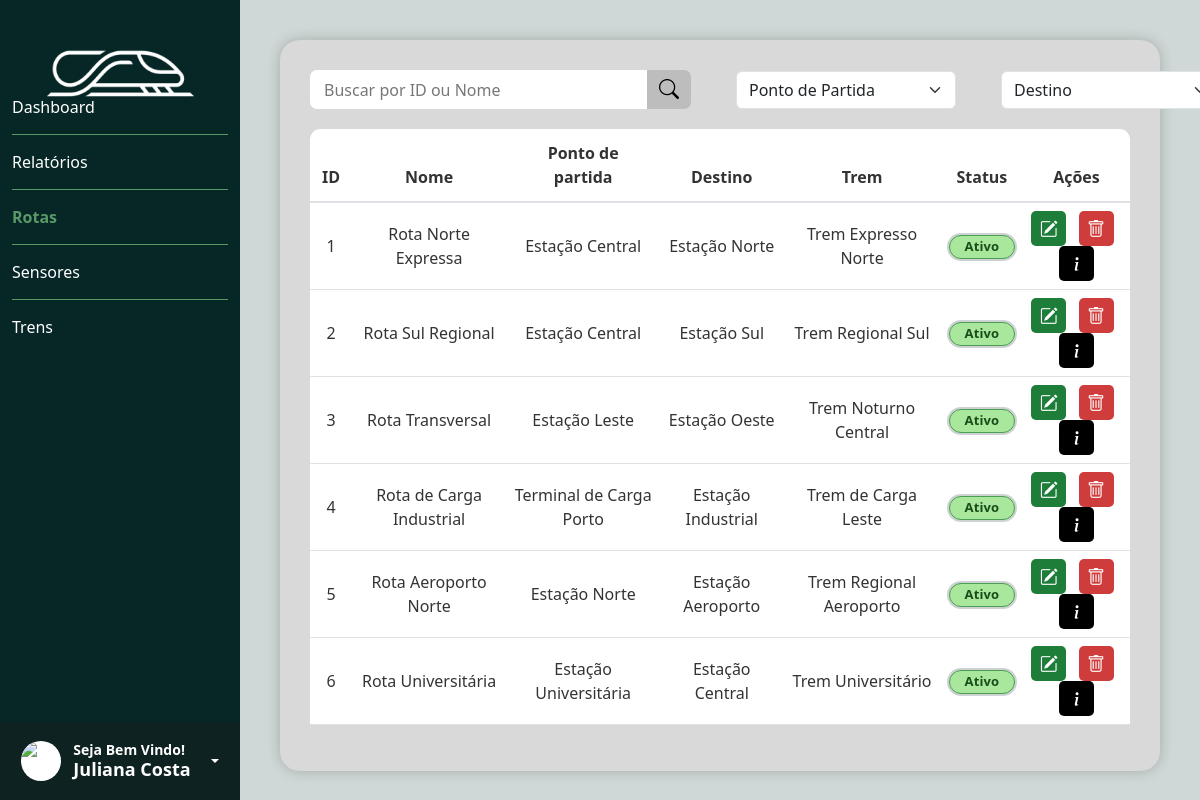
/public/tela_rotas.php?status=Ativo (signed in), run on the app's committed database.
### tables this page shows
CREATE TABLE rotas (
    rota_id INT AUTO_INCREMENT PRIMARY KEY,
    ponto_partida VARCHAR(155) NOT NULL,
    ponto_chegada VARCHAR(155) NOT NULL,
    nome VARCHAR(155) NOT NULL,
    trem_id INT NOT NULL,
    descricao TEXT,
    status VARCHAR(20) NOT NULL DEFAULT 'Ativo',
    data_criacao DATETIME NOT NULL DEFAULT CURRENT_TIMESTAMP,
    FOREIGN KEY (trem_id) REFERENCES trens(trem_id)
);

CREATE TABLE trens (
    trem_id INT NOT NULL AUTO_INCREMENT PRIMARY KEY,
    nome_trem VARCHAR(155) NOT NULL,
    responsavel_id INT NOT NULL,
    FOREIGN KEY (responsavel_id) REFERENCES usuarios(usuario_id)
);

### public/tela_rotas.php (the view, shortened to what this page needs)
<?php
require_once "../infra/conexao.php";
$usuarioNome = $_SESSION['usuario_nome'] ?? 'Usuário';
$statusParametro = $_GET['status'] ?? '';
$statusFiltro = is_string($statusParametro) ? trim($statusParametro) : '';
$sql_rotas = "SELECT r.rota_id, r.nome, r.ponto_partida, r.ponto_chegada, r.descricao, r.status, r.trem_id, t.nome_trem
    FROM rotas r
    LEFT JOIN trens t ON t.trem_id = r.trem_id
    WHERE (? = '' OR r.status = ?)
    ORDER BY r.rota_id ASC";
$stmt_rotas = mysqli_prepare($conexao, $sql_rotas);
mysqli_stmt_bind_param($stmt_rotas, 'ss', $statusFiltro, $statusFiltro);
if (!mysqli_stmt_execute($stmt_rotas)) {
    error_log('Erro ao consultar rotas: ' . mysqli_stmt_error($stmt_rotas));
    http_response_code(500);
    die('Não foi possível carregar as rotas.');
}
$resultado_rotas = mysqli_stmt_get_result($stmt_rotas);
$rotasBanco = [];
if ($resultado_rotas) {
    while ($row = mysqli_fetch_assoc($resultado_rotas)) {
        $rotasBanco[] = [
            'rota_id' => $row['rota_id'] ?? '',
            'nome' => $row['nome'] ?? '',
            'ponto_partida' => $row['ponto_partida'] ?? '',
            'ponto_chegada' => $row['ponto_chegada'] ?? '',
            'descricao' => $row['descricao'] ?? '',
            'status' => $row['status'] ?? '',
            'trem_id' => $row['trem_id'] ?? '',
            'nome_trem' => $row['nome_trem'] ?? '',
        ];
    }
}
?>
<!DOCTYPE html>
<html lang="pt-br">
<head>
    <link href="https://cdn.jsdelivr.net/npm/bootstrap@5.3.8/dist/css/bootstrap.min.css" rel="stylesheet">
    <link rel="stylesheet" href="https://cdn.jsdelivr.net/npm/bootstrap-icons@1.11.3/font/bootstrap-icons.min.css">
    <link rel="stylesheet" href="../assets/style/style.css">
</head>
<body>
    <main>
        <nav class="nav1">
            <img src="../assets/img/logo.svg" alt="logo" class="logo">
            <ul class="ul1">
                <li class="lista1" id="li1"><a href="dashboard.php" class="lista1">Dashboard</a></li>
                <hr class="hr1 opacity-100">
                <li class="lista1" id="li1"><a href="tela_relatorios.php" class="lista1">Relatórios</a></li>
                <hr class="hr1 opacity-100">
                <li class="lista" id="li1"><a href="tela_rotas.php" class="lista">Rotas</a></li>
                <hr class="hr1 opacity-100">
                <li class="lista1" id="li1"><a href="tela_sensores.php" class="lista1">Sensores</a></li>
                <hr class="hr1 opacity-100">
                <li class="lista1" id="li1"><a href="tela_trens.php" class="lista1">Trens</a></li>
            </ul>
            <div class="dropdown">
                <div class="box_usuario dropdown-toggle" data-bs-toggle="dropdown" aria-expanded="false" role="button">
                    <div class="img_usuario">
                        <img src="../assets/img/usuario.png" alt="usuario" class="img-fluid">
                    </div>
                    <div class="h3">
                        <h3 class="h3_1">Seja Bem Vindo!</h3>
                        <h3 class="h3_2"><?php echo htmlspecialchars($usuarioNome); ?></h3>
                    </div>
                </div>
            </div>
        </nav>
        <section class="conteudo">
            <div class="card_usuarios">
                <div class="barra_busca mb-3">
                    <div class="barra_busca_filtro">
                        <div class="input-group dashboard-busca">
                            <input id="input_busca_rota" type="text" class="form-control dashboard-input" placeholder="Buscar por ID ou Nome">
                            <button id="btn_busca_rota" class="btn dashboard-btn-busca" type="button" aria-label="Buscar rota">
                                <i class="bi bi-search"></i>
                            </button>
                        </div>
                        <div class="filtro_busca">
                            <select id="filtro_partida_rota" class="form-select filtro_busca_select">
                                <option value="">Ponto de Partida</option>
                            </select>
                        </div>
                        <div class="filtro_busca">
                            <select id="filtro_destino_rota" class="form-select filtro_busca_select">
                                <option value="">Destino</option>
                            </select>
                        </div>
                    </div>
                </div>
                <table class="table">
                    <thead>
                        <tr>
                            <th>ID</th>
                            <th>Nome</th>
                            <th>Ponto de partida</th>
                            <th>Destino</th>
                            <th>Trem</th>
                            <th>Status</th>
                            <th>Ações</th>
                        </tr>
                    </thead>
                    <tbody>
                        <?php if (!empty($rotasBanco)): ?>
                            <?php foreach ($rotasBanco as $rota): ?>
                                <?php
                                $statusClasse = 'ativo';
                                $nomeTrem = $rota['nome_trem'] ?? 'Trem não informado';
                                ?>
                                <tr data-rota-id="<?= (int) ($rota['rota_id'] ?? 0); ?>">
                                    <td><?= htmlspecialchars((string) ($rota['rota_id'] ?? '')) ?></td>
                                    <td><?= htmlspecialchars((string) ($rota['nome'] ?? '')) ?></td>
                                    <td><?= htmlspecialchars((string) ($rota['ponto_partida'] ?? '')) ?></td>
                                    <td><?= htmlspecialchars((string) ($rota['ponto_chegada'] ?? '')) ?></td>
                                    <td><?= htmlspecialchars((string) $nomeTrem) ?></td>
                                    <td>
                                        <a class="trens-card-status rota-status-filtro <?= htmlspecialchars($statusClasse); ?><?= $statusFiltro === ($rota['status'] ?? '') ? ' filtro-selecionado' : ''; ?>"
                                            href="<?= $statusFiltro === ($rota['status'] ?? '') ? 'tela_rotas.php' : '?status=' . rawurlencode((string) ($rota['status'] ?? '')); ?>"
                                            <?= $statusFiltro === ($rota['status'] ?? '') ? 'aria-current="true"' : ''; ?>
                                            aria-label="<?= $statusFiltro === ($rota['status'] ?? '') ? 'Remover filtro de status ' : 'Filtrar rotas com status '; ?><?= htmlspecialchars((string) ($rota['status'] ?? '')) ?: 'Sem status'; ?>">
                                            <?= htmlspecialchars((string) ($rota['status'] ?? '')) ?: 'Sem status' ?>
                                        </a>
                                    </td>
                                    <td>
                                        <button class="btn_edit" type="button" aria-label="Editar rota"><i class="bi bi-pencil-square"></i></button>
                                        <button class="btn_delete mx-2" type="button" data-bs-toggle="modal" data-bs-target="#modal_confirm_delete" data-id="<?= (int) ($rota['rota_id'] ?? 0); ?>" aria-label="Excluir rota"><i class="bi bi-trash"></i></button>
                                        <button class="trens-card-acao" type="button" data-bs-toggle="modal" data-bs-target="#modal_monitoramento" data-rota-id="<?= (int) ($rota['rota_id'] ?? 0); ?>" aria-label="Informações da rota"><i class="bi bi-info-lg"></i></button>
                                    </td>
                                </tr>
                            <?php endforeach; ?>
                        <?php else: ?>
                            <tr>
                                <td colspan="7" class="text-center text-muted"><?= $statusFiltro !== '' ? 'Nenhuma rota encontrada com esse status.' : 'Nenhuma rota cadastrada.'; ?></td>
                            </tr>
                        <?php endif; ?>
                    </tbody>
                </table>
            </div>
        </section>
    </main>
</body>
</html>

### assets/style/style.css (style rules this page uses)
:root { --shadow-card: 0 0 14px rgba(0, 0, 0, 0.2); --shadow-card-hover: 0 0 18px rgba(0, 0, 0, 0.24); --shadow-modal: 0 10px 24px rgba(0, 0, 0, 0.15); }
* { padding: 0; margin: 0; }
body { font-family: 'Segoe UI'; color: #ffffff; background-color: #cfd8d6; }
.form-control { height: 40px; }
main { display: flex; }
.nav1 { width: 240px; height: 100vh; background-color: #072727; display: flex; flex-direction: column; justify-content: space-between; align-items: center; }
.logo { width: 155px; height: auto; margin-top: 30px; margin-bottom: -470px; filter: saturate(0); filter: brightness(100); }
.ul1 { margin-top: 80px; width: 100%; list-style: none; padding-left: 0; }
.lista1 { padding: 15px 0px 15px 6px; }
.lista { color: #599967 !important; font-weight: bolder; padding: 15px 0px 15px 6px; }
a { text-decoration: none !important; color: #ffffff !important; }
.hr1 { width: 90%; margin: 0 auto; border-color: #599967; }
.box_usuario { width: 240px; min-height: 78px; background-color: #0F2222; display: flex; align-items: center; justify-content: center; gap: 12px; padding: 10px 12px; box-sizing: border-box; }
.img_usuario { width: 40px; height: 40px; border-radius: 50%; background-color: #ffffff; overflow: hidden; flex-shrink: 0; display: flex; align-items: center; justify-content: center; }
.img_usuario img { width: 100%; height: 100%; object-fit: cover; }
.h3 { margin: 0; display: flex; flex-direction: column; justify-content: center; line-height: 1.2; }
.h3_1 { font-size: 14px; font-weight: 600; color: #ffffff; margin: 0; }
.h3_2 { font-size: 18px; color: #ffffff; margin: 0; font-weight: 600; }
.dropdown-toggle::after { margin-left: 8px; vertical-align: middle; }
h3 { font-size: 18px; }
.conteudo { flex-grow: 1; background-color: #CFD8D6; height: 100vh; padding: 40px; overflow-y: auto; }
.card_usuarios { background-color: #D9D9D9; border-radius: 20px; padding: 30px; box-shadow: var(--shadow-card); min-height: 80vh; }
.card_usuarios, .card_relatorios, .card_gerar_relatorios, .dashboard-painel, .trens-painel, .trens-card-trem, .relatorio-card { box-shadow: var(--shadow-card); }
.barra_busca { display: flex; align-items: center; justify-content: space-between; margin-bottom: 30px; gap: 20px; }
.barra_busca_filtro { display: flex; align-items: center; gap: 45px; }
.filtro_busca { display: flex; align-items: center; min-width: 220px; }
.table { margin-top: 20px; }
.table thead th { border-bottom: 2px solid #dee2e6; text-align: center; color: #333; padding: 12px; }
.table thead th:first-child { border-radius: 10px 0 0 0; }
.table thead th:last-child { border-radius: 0 10px 0 0; }
.table tbody td { vertical-align: middle; text-align: center; color: #333; }
.btn_edit, .btn_delete, .trens-card-acao { display: inline-flex; align-items: center; justify-content: center; width: 35px; height: 35px; min-width: 35px; min-height: 35px; padding: 0; border: none; border-radius: 5px; line-height: 1; }
.btn_edit { background-color: #1d7d39; color: white; }
.btn_delete { background-color: #cf3c3c; color: white; border: none; }
.trens-card-acao { background-color: #000000; color: #ffffff; }
.btn_edit i, .btn_delete i, .trens-card-acao i { font-size: 18px; line-height: 1; }
.dashboard-busca, .trens-busca { width: 381px; height: 39px; }
.dashboard-input, .trens-input { height: 39px; border: none; border-radius: 7px 0 0 7px !important; color: #000000; font-size: 16px; padding: 7px 14px; }
.dashboard-input::placeholder, .trens-input::placeholder { color: #777777; }
.dashboard-btn-busca, .trens-btn-busca { width: 44px; height: 39px; border: none; border-radius: 0 7px 7px 0 !important; background-color: #bdbdbd; color: #000000; font-size: 20px; display: inline-flex; align-items: center; justify-content: center; }
.trens-card-status { display: inline-flex; align-items: center; justify-content: center; padding: 3px 10px; min-width: 66px; border-radius: 12px; font-size: 13px; font-weight: 700; letter-spacing: 0.01em; text-transform: none; border: 1px solid transparent; line-height: 1.2; }
a.trens-card-status { text-decoration: none !important; cursor: pointer; }
a.trens-card-status.ativo { color: #1b4d1b !important; }
a.trens-card-status:hover, a.trens-card-status.filtro-selecionado { box-shadow: 0 0 0 2px rgba(7, 39, 39, 0.2); }
.trens-card-status.ativo { background-color: #a9e79d; color: #1b4d1b; border-color: #4a9d52; }

### data on the page
rotas: rota_id "1", nome "Rota Norte Expressa", ponto_partida "Estação Central", ponto_chegada "Estação Norte", trem.nome_trem "Trem Expresso Norte", status "Ativo"
rotas: rota_id "2", nome "Rota Sul Regional", ponto_partida "Estação Central", ponto_chegada "Estação Sul", trem.nome_trem "Trem Regional Sul", status "Ativo"
rotas: rota_id "3", nome "Rota Transversal", ponto_partida "Estação Leste", ponto_chegada "Estação Oeste", trem.nome_trem "Trem Noturno Central", status "Ativo"
rotas: rota_id "4", nome "Rota de Carga Industrial", ponto_partida "Terminal de Carga Porto", ponto_chegada "Estação Industrial", trem.nome_trem "Trem de Carga Leste", status "Ativo"
rotas: rota_id "5", nome "Rota Aeroporto Norte", ponto_partida "Estação Norte", ponto_chegada "Estação Aeroporto", trem.nome_trem "Trem Regional Aeroporto", status "Ativo"
rotas: rota_id "6", nome "Rota Universitária", ponto_partida "Estação Universitária", ponto_chegada "Estação Central", trem.nome_trem "Trem Universitário", status "Ativo"

### other printed values
$usuarioNome "Juliana Costa"
